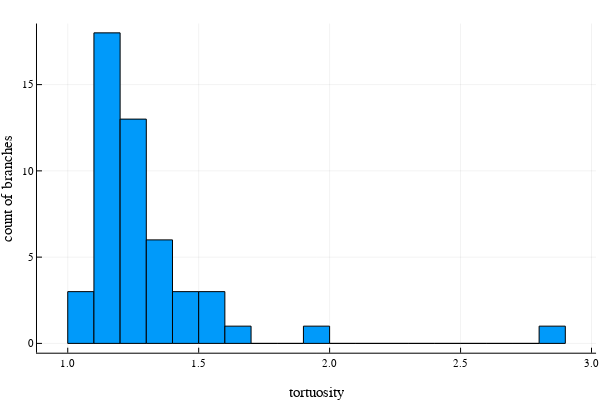

Notebook source saved alongside this figure:
### Code cell
@time tortuosityList = map(Neurons.Segments.get_tortuosity, segmentList)
p = histogram(tortuosityList, leg=false)
xlabel!(p,"tortuosity")
ylabel!(p, "count of branches")

### Figure 1 — Plotly figure (JSON) as saved in the notebook; plotly's stock layout.template omitted (floating-point values rounded to 4 significant figures)
{"data": [{"fill": "tozeroy", "fillcolor": "rgba(0, 154, 250, 1.000)", "hoverinfo": "none", "legendgroup": "y1", "line": {"color": "rgba(0, 0, 0, 1.000)", "dash": "solid", "width": 1}, "mode": "lines", "name": "y1", "showlegend": true, "type": "scatter", "x": [1, 1, 1.1, 1.1, 1, 1], "xaxis": "x1", "y": [3, 0, 0, 3, 3, 3], "yaxis": "y1"}, {"fill": "tozeroy", "fillcolor": "rgba(0, 154, 250, 1.000)", "hoverinfo": "none", "legendgroup": "y1", "line": {"color": "rgba(0, 0, 0, 1.000)", "dash": "solid", "width": 1}, "mode": "lines", "name": "y1", "showlegend": false, "type": "scatter", "x": [1.1, 1.1, 1.2, 1.2, 1.1, 1.1], "xaxis": "x1", "y": [18, 0, 0, 18, 18, 18], "yaxis": "y1"}, {"fill": "tozeroy", "fillcolor": "rgba(0, 154, 250, 1.000)", "hoverinfo": "none", "legendgroup": "y1", "line": {"color": "rgba(0, 0, 0, 1.000)", "dash": "solid", "width": 1}, "mode": "lines", "name": "y1", "showlegend": false, "type": "scatter", "x": [1.2, 1.2, 1.3, 1.3, 1.2, 1.2], "xaxis": "x1", "y": [13, 0, 0, 13, 13, 13], "yaxis": "y1"}, {"fill": "tozeroy", "fillcolor": "rgba(0, 154, 250, 1.000)", "hoverinfo": "none", "legendgroup": "y1", "line": {"color": "rgba(0, 0, 0, 1.000)", "dash": "solid", "width": 1}, "mode": "lines", "name": "y1", "showlegend": false, "type": "scatter", "x": [1.3, 1.3, 1.4, 1.4, 1.3, 1.3], "xaxis": "x1", "y": [6, 0, 0, 6, 6, 6], "yaxis": "y1"}, {"fill": "tozeroy", "fillcolor": "rgba(0, 154, 250, 1.000)", "hoverinfo": "none", "legendgroup": "y1", "line": {"color": "rgba(0, 0, 0, 1.000)", "dash": "solid", "width": 1}, "mode": "lines", "name": "y1", "showlegend": false, "type": "scatter", "x": [1.4, 1.4, 1.5, 1.5, 1.4, 1.4], "xaxis": "x1", "y": [3, 0, 0, 3, 3, 3], "yaxis": "y1"}, {"fill": "tozeroy", "fillcolor": "rgba(0, 154, 250, 1.000)", "hoverinfo": "none", "legendgroup": "y1", "line": {"color": "rgba(0, 0, 0, 1.000)", "dash": "solid", "width": 1}, "mode": "lines", "name": "y1", "showlegend": false, "type": "scatter", "x": [1.5, 1.5, 1.6, 1.6, 1.5, 1.5], "xaxis": "x1", "y": [3, 0, 0, 3, 3, 3], "yaxis": "y1"}, {"fill": "tozeroy", "fillcolor": "rgba(0, 154, 250, 1.000)", "hoverinfo": "none", "legendgroup": "y1", "line": {"color": "rgba(0, 0, 0, 1.000)", "dash": "solid", "width": 1}, "mode": "lines", "name": "y1", "showlegend": false, "type": "scatter", "x": [1.6, 1.6, 1.7, 1.7, 1.6, 1.6], "xaxis": "x1", "y": [1, 0, 0, 1, 1, 1], "yaxis": "y1"}, {"fill": "tozeroy", "fillcolor": "rgba(0, 154, 250, 1.000)", "hoverinfo": "none", "legendgroup": "y1", "line": {"color": "rgba(0, 0, 0, 1.000)", "dash": "solid", "width": 1}, "mode": "lines", "name": "y1", "showlegend": false, "type": "scatter", "x": [1.7, 1.7, 1.8, 1.8, 1.7, 1.7], "xaxis": "x1", "y": [0, 0, 0, 0, 0, 0], "yaxis": "y1"}, {"fill": "tozeroy", "fillcolor": "rgba(0, 154, 250, 1.000)", "hoverinfo": "none", "legendgroup": "y1", "line": {"color": "rgba(0, 0, 0, 1.000)", "dash": "solid", "width": 1}, "mode": "lines", "name": "y1", "showlegend": false, "type": "scatter", "x": [1.8, 1.8, 1.9, 1.9, 1.8, 1.8], "xaxis": "x1", "y": [0, 0, 0, 0, 0, 0], "yaxis": "y1"}, {"fill": "tozeroy", "fillcolor": "rgba(0, 154, 250, 1.000)", "hoverinfo": "none", "legendgroup": "y1", "line": {"color": "rgba(0, 0, 0, 1.000)", "dash": "solid", "width": 1}, "mode": "lines", "name": "y1", "showlegend": false, "type": "scatter", "x": [1.9, 1.9, 2, 2, 1.9, 1.9], "xaxis": "x1", "y": [1, 0, 0, 1, 1, 1], "yaxis": "y1"}, {"fill": "tozeroy", "fillcolor": "rgba(0, 154, 250, 1.000)", "hoverinfo": "none", "legendgroup": "y1", "line": {"color": "rgba(0, 0, 0, 1.000)", "dash": "solid", "width": 1}, "mode": "lines", "name": "y1", "showlegend": false, "type": "scatter", "x": [2.0, 2.0, 2.1, 2.1, 2.0, 2.0], "xaxis": "x1", "y": [0, 0, 0, 0, 0, 0], "yaxis": "y1"}, {"fill": "tozeroy", "fillcolor": "rgba(0, 154, 250, 1.000)", "hoverinfo": "none", "legendgroup": "y1", "line": {"color": "rgba(0, 0, 0, 1.000)", "dash": "solid", "width": 1}, "mode": "lines", "name": "y1", "showlegend": false, "type": "scatter", "x": [2.1, 2.1, 2.2, 2.2, 2.1, 2.1], "xaxis": "x1", "y": [0, 0, 0, 0, 0, 0], "yaxis": "y1"}, {"fill": "tozeroy", "fillcolor": "rgba(0, 154, 250, 1.000)", "hoverinfo": "none", "legendgroup": "y1", "line": {"color": "rgba(0, 0, 0, 1.000)", "dash": "solid", "width": 1}, "mode": "lines", "name": "y1", "showlegend": false, "type": "scatter", "x": [2.2, 2.2, 2.3, 2.3, 2.2, 2.2], "xaxis": "x1", "y": [0, 0, 0, 0, 0, 0], "yaxis": "y1"}, {"fill": "tozeroy", "fillcolor": "rgba(0, 154, 250, 1.000)", "hoverinfo": "none", "legendgroup": "y1", "line": {"color": "rgba(0, 0, 0, 1.000)", "dash": "solid", "width": 1}, "mode": "lines", "name": "y1", "showlegend": false, "type": "scatter", "x": [2.3, 2.3, 2.4, 2.4, 2.3, 2.3], "xaxis": "x1", "y": [0, 0, 0, 0, 0, 0], "yaxis": "y1"}, {"fill": "tozeroy", "fillcolor": "rgba(0, 154, 250, 1.000)", "hoverinfo": "none", "legendgroup": "y1", "line": {"color": "rgba(0, 0, 0, 1.000)", "dash": "solid", "width": 1}, "mode": "lines", "name": "y1", "showlegend": false, "type": "scatter", "x": [2.4, 2.4, 2.5, 2.5, 2.4, 2.4], "xaxis": "x1", "y": [0, 0, 0, 0, 0, 0], "yaxis": "y1"}, {"fill": "tozeroy", "fillcolor": "rgba(0, 154, 250, 1.000)", "hoverinfo": "none", "legendgroup": "y1", "line": {"color": "rgba(0, 0, 0, 1.000)", "dash": "solid", "width": 1}, "mode": "lines", "name": "y1", "showlegend": false, "type": "scatter", "x": [2.5, 2.5, 2.6, 2.6, 2.5, 2.5], "xaxis": "x1", "y": [0, 0, 0, 0, 0, 0], "yaxis": "y1"}, {"fill": "tozeroy", "fillcolor": "rgba(0, 154, 250, 1.000)", "hoverinfo": "none", "legendgroup": "y1", "line": {"color": "rgba(0, 0, 0, 1.000)", "dash": "solid", "width": 1}, "mode": "lines", "name": "y1", "showlegend": false, "type": "scatter", "x": [2.6, 2.6, 2.7, 2.7, 2.6, 2.6], "xaxis": "x1", "y": [0, 0, 0, 0, 0, 0], "yaxis": "y1"}, {"fill": "tozeroy", "fillcolor": "rgba(0, 154, 250, 1.000)", "hoverinfo": "none", "legendgroup": "y1", "line": {"color": "rgba(0, 0, 0, 1.000)", "dash": "solid", "width": 1}, "mode": "lines", "name": "y1", "showlegend": false, "type": "scatter", "x": [2.7, 2.7, 2.8, 2.8, 2.7, 2.7], "xaxis": "x1", "y": [0, 0, 0, 0, 0, 0], "yaxis": "y1"}, {"fill": "tozeroy", "fillcolor": "rgba(0, 154, 250, 1.000)", "hoverinfo": "none", "legendgroup": "y1", "line": {"color": "rgba(0, 0, 0, 1.000)", "dash": "solid", "width": 1}, "mode": "lines", "name": "y1", "showlegend": false, "type": "scatter", "x": [2.8, 2.8, 2.9, 2.9, 2.8, 2.8], "xaxis": "x1", "y": [1, 0, 0, 1, 1, 1], "yaxis": "y1"}], "layout": {"annotations": [], "height": 400, "margin": {"b": 20, "l": 0, "r": 0, "t": 20}, "paper_bgcolor": "rgba(255, 255, 255, 1.000)", "plot_bgcolor": "rgba(255, 255, 255, 1.000)", "showlegend": false, "width": 600, "xaxis": {"anchor": "y1", "domain": [0.06165, 0.9934], "gridcolor": "rgba(0, 0, 0, 0.100)", "gridwidth": 0.5, "linecolor": "rgba(0, 0, 0, 1.000)", "mirror": false, "range": [0.8826, 3.017], "showgrid": true, "showline": true, "showticklabels": true, "tickangle": 0, "tickcolor": "rgb(0, 0, 0)", "tickfont": {"color": "rgba(0, 0, 0, 1.000)", "family": "sans-serif", "size": 11}, "tickmode": "array", "ticks": "inside", "ticktext": ["1.0", "1.5", "2.0", "2.5", "3.0"], "tickvals": [1, 1.5, 2, 2.5, 3], "title": "tortuosity", "titlefont": {"color": "rgba(0, 0, 0, 1.000)", "family": "sans-serif", "size": 15}, "type": "-", "visible": true, "zeroline": false, "zerolinecolor": "rgba(0, 0, 0, 1.000)"}, "yaxis": {"anchor": "x1", "domain": [0.07581, 0.9902], "gridcolor": "rgba(0, 0, 0, 0.100)", "gridwidth": 0.5, "linecolor": "rgba(0, 0, 0, 1.000)", "mirror": false, "range": [-0.54, 18.54], "showgrid": true, "showline": true, "showticklabels": true, "tickangle": 0, "tickcolor": "rgb(0, 0, 0)", "tickfont": {"color": "rgba(0, 0, 0, 1.000)", "family": "sans-serif", "size": 11}, "tickmode": "array", "ticks": "inside", "ticktext": ["0", "5", "10", "15"], "tickvals": [0, 5, 10, 15], "title": "count of branches", "titlefont": {"color": "rgba(0, 0, 0, 1.000)", "family": "sans-serif", "size": 15}, "type": "-", "visible": true, "zeroline": false, "zerolinecolor": "rgba(0, 0, 0, 1.000)"}}}
